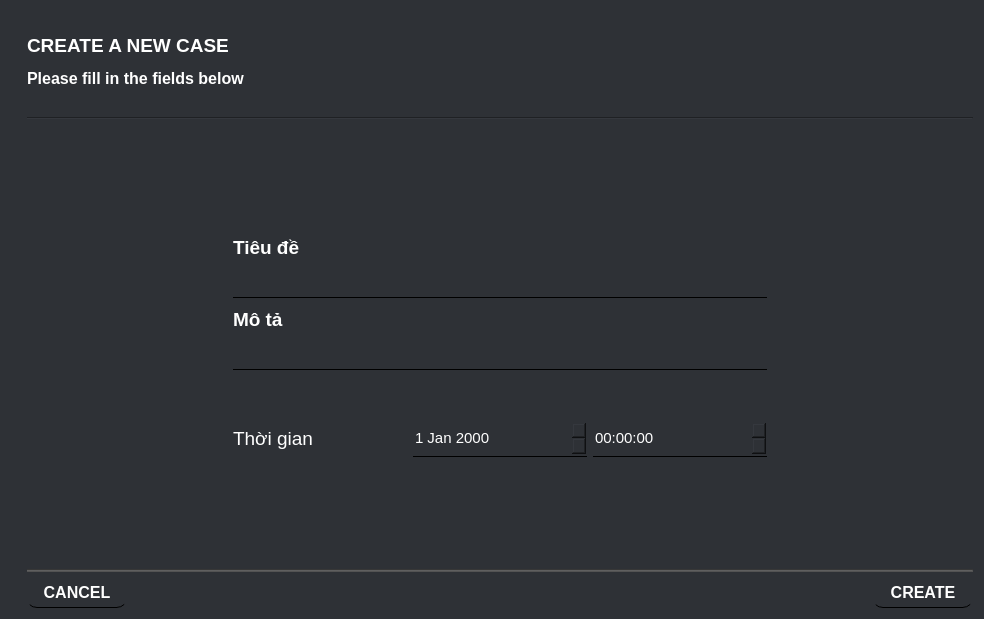
<?xml version="1.0" encoding="UTF-8"?>
<ui version="4.0">
 <class>Form</class>
 <widget class="QWidget" name="Form">
  <property name="geometry">
   <rect>
    <x>0</x>
    <y>0</y>
    <width>984</width>
    <height>619</height>
   </rect>
  </property>
  <property name="windowTitle">
   <string>Form</string>
  </property>
  <property name="styleSheet">
   <string notr="true">background-color: rgb(46, 49, 54);</string>
  </property>
  <layout class="QGridLayout" name="gridLayout">
   <item row="6" column="1">
    <widget class="Line" name="line_2">
     <property name="font">
      <font>
       <family>Arial</family>
       <pointsize>14</pointsize>
       <weight>75</weight>
       <bold>true</bold>
      </font>
     </property>
     <property name="styleSheet">
      <string notr="true">background-color: rgb(83, 83, 83);</string>
     </property>
     <property name="orientation">
      <enum>Qt::Horizontal</enum>
     </property>
    </widget>
   </item>
   <item row="3" column="0">
    <widget class="QLabel" name="label_11">
     <property name="maximumSize">
      <size>
       <width>10</width>
       <height>16777215</height>
      </size>
     </property>
     <property name="font">
      <font>
       <family>Arial</family>
       <pointsize>14</pointsize>
       <weight>75</weight>
       <bold>true</bold>
      </font>
     </property>
     <property name="text">
      <string/>
     </property>
    </widget>
   </item>
   <item row="3" column="1">
    <widget class="QLabel" name="label_3">
     <property name="maximumSize">
      <size>
       <width>16777215</width>
       <height>100</height>
      </size>
     </property>
     <property name="font">
      <font>
       <family>Arial</family>
       <pointsize>14</pointsize>
       <weight>75</weight>
       <bold>true</bold>
      </font>
     </property>
     <property name="styleSheet">
      <string notr="true">background-color: rgb(46, 49, 54);
color: rgb(255, 255, 255);</string>
     </property>
     <property name="text">
      <string>&lt;html&gt;&lt;head/&gt;&lt;body&gt;&lt;p&gt;CREATE A NEW CASE&lt;/p&gt;&lt;p&gt;&lt;span style=&quot; font-size:12pt;&quot;&gt;Please fill in the fields below&lt;/span&gt;&lt;/p&gt;&lt;/body&gt;&lt;/html&gt;</string>
     </property>
    </widget>
   </item>
   <item row="5" column="1">
    <layout class="QGridLayout" name="gridLayout_2">
     <item row="2" column="0">
      <widget class="QLabel" name="label">
       <property name="sizePolicy">
        <sizepolicy hsizetype="Preferred" vsizetype="Preferred">
         <horstretch>0</horstretch>
         <verstretch>0</verstretch>
        </sizepolicy>
       </property>
       <property name="maximumSize">
        <size>
         <width>200</width>
         <height>16777215</height>
        </size>
       </property>
       <property name="font">
        <font>
         <family>Arial</family>
         <pointsize>14</pointsize>
         <weight>75</weight>
         <bold>true</bold>
        </font>
       </property>
       <property name="text">
        <string/>
       </property>
      </widget>
     </item>
     <item row="2" column="1">
      <layout class="QGridLayout" name="gridLayout_3">
       <item row="0" column="0">
        <widget class="QLabel" name="label_2">
         <property name="maximumSize">
          <size>
           <width>16777215</width>
           <height>30</height>
          </size>
         </property>
         <property name="font">
          <font>
           <family>Arial</family>
           <pointsize>14</pointsize>
           <weight>75</weight>
           <bold>true</bold>
          </font>
         </property>
         <property name="styleSheet">
          <string notr="true">color: rgb(255, 255, 255);</string>
         </property>
         <property name="text">
          <string>Tiêu đề </string>
         </property>
        </widget>
       </item>
       <item row="3" column="0">
        <widget class="QTextEdit" name="text_description">
         <property name="sizePolicy">
          <sizepolicy hsizetype="Preferred" vsizetype="Preferred">
           <horstretch>0</horstretch>
           <verstretch>0</verstretch>
          </sizepolicy>
         </property>
         <property name="maximumSize">
          <size>
           <width>16777215</width>
           <height>30</height>
          </size>
         </property>
         <property name="font">
          <font>
           <family>Arial</family>
           <pointsize>10</pointsize>
           <weight>50</weight>
           <bold>false</bold>
          </font>
         </property>
         <property name="styleSheet">
          <string notr="true">color: rgb(255, 255, 255);
border: none;
border-bottom: 1px solid black;</string>
         </property>
        </widget>
       </item>
       <item row="1" column="0">
        <widget class="QTextEdit" name="text_Title">
         <property name="sizePolicy">
          <sizepolicy hsizetype="Preferred" vsizetype="Preferred">
           <horstretch>0</horstretch>
           <verstretch>0</verstretch>
          </sizepolicy>
         </property>
         <property name="maximumSize">
          <size>
           <width>16777215</width>
           <height>30</height>
          </size>
         </property>
         <property name="font">
          <font>
           <family>Arial</family>
           <pointsize>11</pointsize>
           <weight>50</weight>
           <bold>false</bold>
          </font>
         </property>
         <property name="styleSheet">
          <string notr="true">color: rgb(255, 255, 255);
border: none;
border-bottom: 1px solid black;</string>
         </property>
        </widget>
       </item>
       <item row="2" column="0">
        <widget class="QLabel" name="label_7">
         <property name="maximumSize">
          <size>
           <width>16777215</width>
           <height>30</height>
          </size>
         </property>
         <property name="font">
          <font>
           <family>Arial</family>
           <pointsize>14</pointsize>
           <weight>75</weight>
           <bold>true</bold>
          </font>
         </property>
         <property name="styleSheet">
          <string notr="true">color: rgb(255, 255, 255);</string>
         </property>
         <property name="text">
          <string>Mô tả </string>
         </property>
        </widget>
       </item>
       <item row="4" column="0">
        <widget class="QLabel" name="label_8">
         <property name="maximumSize">
          <size>
           <width>16777215</width>
           <height>50</height>
          </size>
         </property>
         <property name="font">
          <font>
           <family>Arial</family>
           <pointsize>14</pointsize>
           <weight>75</weight>
           <bold>true</bold>
          </font>
         </property>
         <property name="text">
          <string/>
         </property>
        </widget>
       </item>
       <item row="5" column="0">
        <layout class="QHBoxLayout" name="horizontalLayout">
         <item>
          <widget class="QLabel" name="label_9">
           <property name="font">
            <font>
             <family>Arial</family>
             <pointsize>14</pointsize>
             <weight>50</weight>
             <bold>false</bold>
            </font>
           </property>
           <property name="styleSheet">
            <string notr="true">color: rgb(255, 255, 255);</string>
           </property>
           <property name="text">
            <string>Thời gian</string>
           </property>
          </widget>
         </item>
         <item>
          <widget class="QDateEdit" name="dateEdit">
           <property name="sizePolicy">
            <sizepolicy hsizetype="Preferred" vsizetype="Preferred">
             <horstretch>0</horstretch>
             <verstretch>0</verstretch>
            </sizepolicy>
           </property>
           <property name="font">
            <font>
             <family>Arial</family>
             <pointsize>11</pointsize>
             <weight>50</weight>
             <bold>false</bold>
            </font>
           </property>
           <property name="styleSheet">
            <string notr="true">color: rgb(255, 255, 255);
border: none;
border-bottom: 1px solid black;</string>
           </property>
          </widget>
         </item>
         <item>
          <widget class="QTimeEdit" name="timeEdit">
           <property name="sizePolicy">
            <sizepolicy hsizetype="Preferred" vsizetype="Preferred">
             <horstretch>0</horstretch>
             <verstretch>0</verstretch>
            </sizepolicy>
           </property>
           <property name="font">
            <font>
             <family>Arial</family>
             <pointsize>11</pointsize>
             <weight>50</weight>
             <bold>false</bold>
            </font>
           </property>
           <property name="styleSheet">
            <string notr="true">color: rgb(255, 255, 255);
border: none;
border-bottom: 1px solid black;</string>
           </property>
          </widget>
         </item>
        </layout>
       </item>
      </layout>
     </item>
     <item row="0" column="1">
      <widget class="QLabel" name="label_5">
       <property name="maximumSize">
        <size>
         <width>16777215</width>
         <height>100</height>
        </size>
       </property>
       <property name="font">
        <font>
         <family>Arial</family>
         <pointsize>14</pointsize>
         <weight>75</weight>
         <bold>true</bold>
        </font>
       </property>
       <property name="text">
        <string/>
       </property>
      </widget>
     </item>
     <item row="4" column="1">
      <widget class="QLabel" name="label_6">
       <property name="maximumSize">
        <size>
         <width>16777215</width>
         <height>100</height>
        </size>
       </property>
       <property name="font">
        <font>
         <family>Arial</family>
         <pointsize>14</pointsize>
         <weight>75</weight>
         <bold>true</bold>
        </font>
       </property>
       <property name="text">
        <string/>
       </property>
      </widget>
     </item>
     <item row="2" column="2">
      <widget class="QLabel" name="label_4">
       <property name="maximumSize">
        <size>
         <width>200</width>
         <height>16777215</height>
        </size>
       </property>
       <property name="font">
        <font>
         <family>Arial</family>
         <pointsize>14</pointsize>
         <weight>75</weight>
         <bold>true</bold>
        </font>
       </property>
       <property name="text">
        <string/>
       </property>
      </widget>
     </item>
    </layout>
   </item>
   <item row="4" column="1">
    <widget class="Line" name="line">
     <property name="font">
      <font>
       <family>Arial</family>
       <pointsize>14</pointsize>
       <weight>75</weight>
       <bold>true</bold>
      </font>
     </property>
     <property name="orientation">
      <enum>Qt::Horizontal</enum>
     </property>
    </widget>
   </item>
   <item row="7" column="1">
    <layout class="QHBoxLayout" name="horizontalLayout_2">
     <item>
      <widget class="QPushButton" name="Button_cancel">
       <property name="sizePolicy">
        <sizepolicy hsizetype="Preferred" vsizetype="Preferred">
         <horstretch>0</horstretch>
         <verstretch>0</verstretch>
        </sizepolicy>
       </property>
       <property name="maximumSize">
        <size>
         <width>100</width>
         <height>30</height>
        </size>
       </property>
       <property name="font">
        <font>
         <family>Arial</family>
         <pointsize>12</pointsize>
         <weight>75</weight>
         <bold>true</bold>
        </font>
       </property>
       <property name="cursor">
        <cursorShape>PointingHandCursor</cursorShape>
       </property>
       <property name="styleSheet">
        <string notr="true">            QPushButton {
	border-color: qlineargradient(spread:pad, x1:0, y1:0, x2:1, y2:0, stop:0 rgba(0, 0, 0, 255), stop:1 rgba(255, 255, 255, 255));
                color: rgb(255, 255, 255);
                border: none;
                border-bottom: 1px solid black;
                background-color: #2e3136; /* Màu nền mặc định */
border-radius: 10px; /* Bo tròn */
            }
            QPushButton:hover {
                background-color: #5d6063; /* Màu nền khi di chuột qua */
            }
            QPushButton:pressed {
                background-color: #2c3e50; /* Màu nền khi click */
            }</string>
       </property>
       <property name="text">
        <string>CANCEL</string>
       </property>
      </widget>
     </item>
     <item>
      <widget class="QLabel" name="label_10">
       <property name="maximumSize">
        <size>
         <width>16777215</width>
         <height>30</height>
        </size>
       </property>
       <property name="font">
        <font>
         <family>Arial</family>
         <pointsize>14</pointsize>
         <weight>75</weight>
         <bold>true</bold>
        </font>
       </property>
       <property name="text">
        <string/>
       </property>
      </widget>
     </item>
     <item>
      <widget class="QPushButton" name="Button_create">
       <property name="sizePolicy">
        <sizepolicy hsizetype="Preferred" vsizetype="Preferred">
         <horstretch>0</horstretch>
         <verstretch>0</verstretch>
        </sizepolicy>
       </property>
       <property name="maximumSize">
        <size>
         <width>100</width>
         <height>30</height>
        </size>
       </property>
       <property name="font">
        <font>
         <family>Arial</family>
         <pointsize>12</pointsize>
         <weight>75</weight>
         <bold>true</bold>
        </font>
       </property>
       <property name="cursor">
        <cursorShape>PointingHandCursor</cursorShape>
       </property>
       <property name="styleSheet">
        <string notr="true">            QPushButton {
                color: rgb(255, 255, 255);
                border: none;
                border-bottom: 1px solid black;
                background-color: #2e3136; /* Màu nền mặc định */
border-radius: 10px; /* Bo tròn */
            }
            QPushButton:hover {
                background-color: #5d6063; /* Màu nền khi di chuột qua */
            }
            QPushButton:pressed {
                background-color: #2c3e50; /* Màu nền khi click */
            }</string>
       </property>
       <property name="text">
        <string>CREATE</string>
       </property>
      </widget>
     </item>
    </layout>
   </item>
  </layout>
 </widget>
 <resources/>
 <connections/>
</ui>
